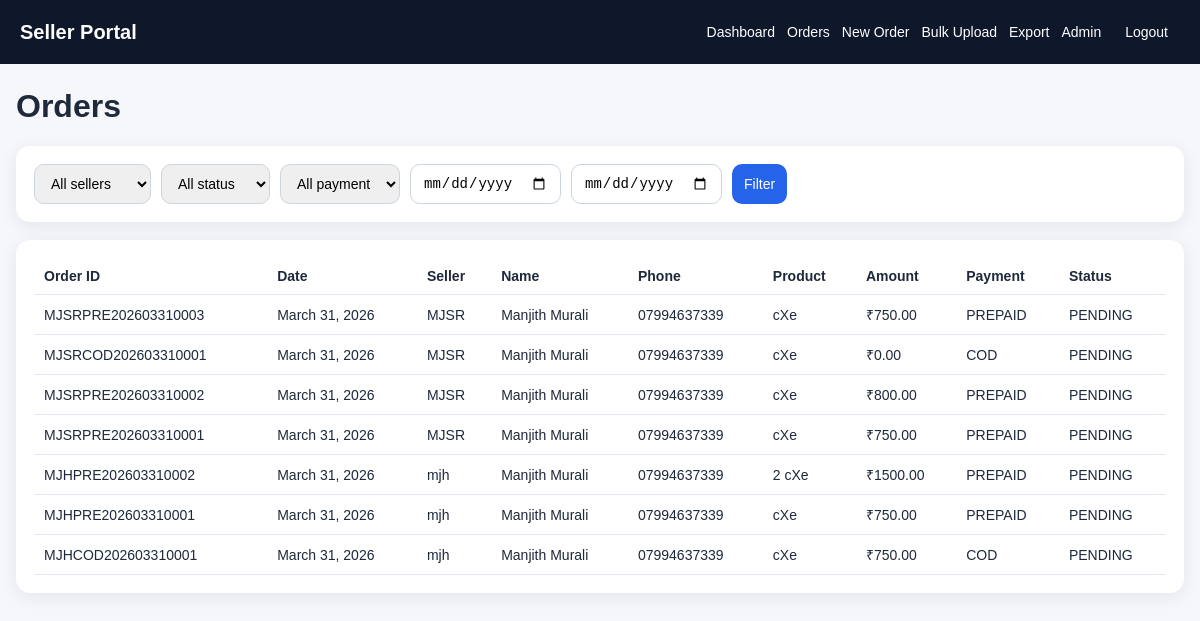
Screenshot of /orders/ (signed in) with the database file from the repository.
### orders/models.py (models this page shows, shortened)
class Order(models.Model):
    PAYMENT_CHOICES = [
        ('COD', 'COD'),
        ('PREPAID', 'Prepaid'),
    ]
    STATUS_CHOICES = [
        ('PENDING', 'Pending'),
        ('SHIPPED', 'Shipped'),
        ('DELIVERED', 'Delivered'),
        ('RTO', 'RTO'),
        ('CANCELLED', 'Cancelled'),
    ]
    seller = models.ForeignKey(SellerProfile, on_delete=models.CASCADE, related_name='orders')
    order_id = models.CharField(max_length=40, unique=True, blank=True)
    customer_name = models.CharField(max_length=150)
    full_address = models.TextField()
    city = models.CharField(max_length=100, blank=True)
    state = models.CharField(max_length=100, blank=True)
    pincode = models.CharField(max_length=10, blank=True)
    phone = models.CharField(max_length=20)
    product = models.CharField(max_length=120)
    amount = models.DecimalField(max_digits=10, decimal_places=2, default=0)
    tag = models.CharField(max_length=120, blank=True)
    payment_type = models.CharField(max_length=10, choices=PAYMENT_CHOICES, default='COD')
    status = models.CharField(max_length=20, choices=STATUS_CHOICES, default='PENDING')
    order_date = models.DateField(default=timezone.localdate)
    created_at = models.DateTimeField(auto_now_add=True)
    updated_at = models.DateTimeField(auto_now=True)
    class Meta:
        ordering = ['-order_date', '-created_at']

class SellerProfile(models.Model):
    user = models.OneToOneField(settings.AUTH_USER_MODEL, on_delete=models.CASCADE)
    seller_code = models.CharField(max_length=20, unique=True)
    display_name = models.CharField(max_length=120)
    is_active = models.BooleanField(default=True)
    created_at = models.DateTimeField(auto_now_add=True)

### orders/views.py (the view)
# urls.py: path('orders/', views.order_list, name='order_list'),
@login_required
def order_list(request):
    seller = get_seller_for_user(request.user)
    orders = Order.objects.all() if request.user.is_staff else Order.objects.filter(seller=seller)
    seller_code = request.GET.get('seller')
    status = request.GET.get('status')
    payment = request.GET.get('payment')
    start_date = request.GET.get('start_date')
    end_date = request.GET.get('end_date')
    if request.user.is_staff and seller_code:
        orders = orders.filter(seller__seller_code=seller_code)
    if status:
        orders = orders.filter(status=status)
    if payment:
        orders = orders.filter(payment_type=payment)
    if start_date:
        orders = orders.filter(order_date__gte=start_date)
    if end_date:
        orders = orders.filter(order_date__lte=end_date)
    sellers = SellerProfile.objects.filter(is_active=True).order_by('display_name') if request.user.is_staff else []
    return render(request, 'orders/order_list.html', {'orders': orders[:500], 'sellers': sellers})

### orders/views.py (called while the page is built)
def get_seller_for_user(user):
    if user.is_staff:
        return None
    return SellerProfile.objects.filter(user=user, is_active=True).first()

### orders/templates/orders/order_list.html (shortened to what this page needs)
{% extends 'orders/base.html' %}
{% block content %}
<h1>Orders</h1>
<div class="card">
  <form method="get" class="filters">
    {% if user.is_staff %}
    <select name="seller">
      <option value="">All sellers</option>
    </select>
    {% endif %}
    <select name="status">
      <option value="">All status</option>
    </select>
    <select name="payment">
      <option value="">All payment</option>
    </select>
    <input type="date" name="start_date">
    <input type="date" name="end_date">
    <button type="submit">Filter</button>
  </form>
</div>
<div class="card table-wrap">
  <table>
    <tr>
      <th>Order ID</th><th>Date</th><th>Seller</th><th>Name</th><th>Phone</th><th>Product</th><th>Amount</th><th>Payment</th><th>Status</th>
    </tr>
    {% for order in orders %}
    <tr>
      <td>{{ order.order_id }}</td>
      <td>{{ order.order_date }}</td>
      <td>{{ order.seller.seller_code }}</td>
      <td>{{ order.customer_name }}</td>
      <td>{{ order.phone }}</td>
      <td>{{ order.product }}</td>
      <td>₹{{ order.amount }}</td>
      <td>{{ order.payment_type }}</td>
      <td>{{ order.status }}</td>
    </tr>
    {% empty %}
    <tr><td colspan="9">No orders found</td></tr>
    {% endfor %}
  </table>
</div>
{% endblock %}

### orders/templates/orders/base.html (shortened to what this page needs)
<!DOCTYPE html>
<html lang="en">
<head>
  <link rel="stylesheet" href="/static/css/styles.css">
</head>
<body>
  <nav class="nav">
    <div class="brand">Seller Portal</div>
    <div class="nav-links">
      {% if user.is_authenticated %}
        <a href="/">Dashboard</a>
        <a href="/orders/">Orders</a>
        <a href="/orders/new/">New Order</a>
        <a href="/orders/upload/">Bulk Upload</a>
        <a href="/orders/export/">Export</a>
        {% if user.is_staff %}<a href="/admin/">Admin</a>{% endif %}
        <form method="post" action="/accounts/logout/">{% csrf_token %}<button type="submit" class="link-btn">Logout</button></form>
      {% endif %}
    </div>
  </nav>
  <main class="container">
    {% block content %}{% endblock %}
  </main>
</body>
</html>

### static/css/styles.css (style rules this page uses)
body { margin: 0; font-family: Arial, sans-serif; background: #f5f7fb; color: #1e293b; }
.nav { background: #0f172a; color: white; padding: 14px 20px; display: flex; justify-content: space-between; align-items: center; gap: 20px; }
.brand { font-size: 20px; font-weight: 700; }
.nav-links { display: flex; flex-wrap: wrap; gap: 12px; align-items: center; }
.nav a, .link-btn { color: white; text-decoration: none; background: transparent; border: none; cursor: pointer; font-size: 14px; }
.container { max-width: 1200px; margin: 24px auto; padding: 0 16px; }
.card { background: white; border-radius: 14px; padding: 18px; box-shadow: 0 4px 18px rgba(15, 23, 42, 0.08); margin-bottom: 18px; }
input, textarea, select, button { padding: 10px 12px; border-radius: 10px; border: 1px solid #cbd5e1; font-size: 14px; }
button { background: #2563eb; color: white; border: none; }
table { width: 100%; border-collapse: collapse; }
th, td { padding: 10px; border-bottom: 1px solid #e2e8f0; text-align: left; font-size: 14px; }
.table-wrap { overflow-x: auto; }
.filters { display: flex; flex-wrap: wrap; gap: 10px; }

### rows the page displays
Order: order_id "MJSRPRE202603310003", order_date "March 31, 2026", seller.seller_code "MJSR", customer_name "Manjith Murali", phone "07994637339", product "cXe", amount "750.00", payment_type "PREPAID", status "PENDING"
Order: order_id "MJSRCOD202603310001", order_date "March 31, 2026", seller.seller_code "MJSR", customer_name "Manjith Murali", phone "07994637339", product "cXe", amount "0.00", payment_type "COD", status "PENDING"
Order: order_id "MJSRPRE202603310002", order_date "March 31, 2026", seller.seller_code "MJSR", customer_name "Manjith Murali", phone "07994637339", product "cXe", amount "800.00", payment_type "PREPAID", status "PENDING"
Order: order_id "MJSRPRE202603310001", order_date "March 31, 2026", seller.seller_code "MJSR", customer_name "Manjith Murali", phone "07994637339", product "cXe", amount "750.00", payment_type "PREPAID", status "PENDING"
Order: order_id "MJHPRE202603310002", order_date "March 31, 2026", seller.seller_code "mjh", customer_name "Manjith Murali", phone "07994637339", product "2 cXe", amount "1500.00", payment_type "PREPAID", status "PENDING"
Order: order_id "MJHPRE202603310001", order_date "March 31, 2026", seller.seller_code "mjh", customer_name "Manjith Murali", phone "07994637339", product "cXe", amount "750.00", payment_type "PREPAID", status "PENDING"
Order: order_id "MJHCOD202603310001", order_date "March 31, 2026", seller.seller_code "mjh", customer_name "Manjith Murali", phone "07994637339", product "cXe", amount "750.00", payment_type "COD", status "PENDING"
